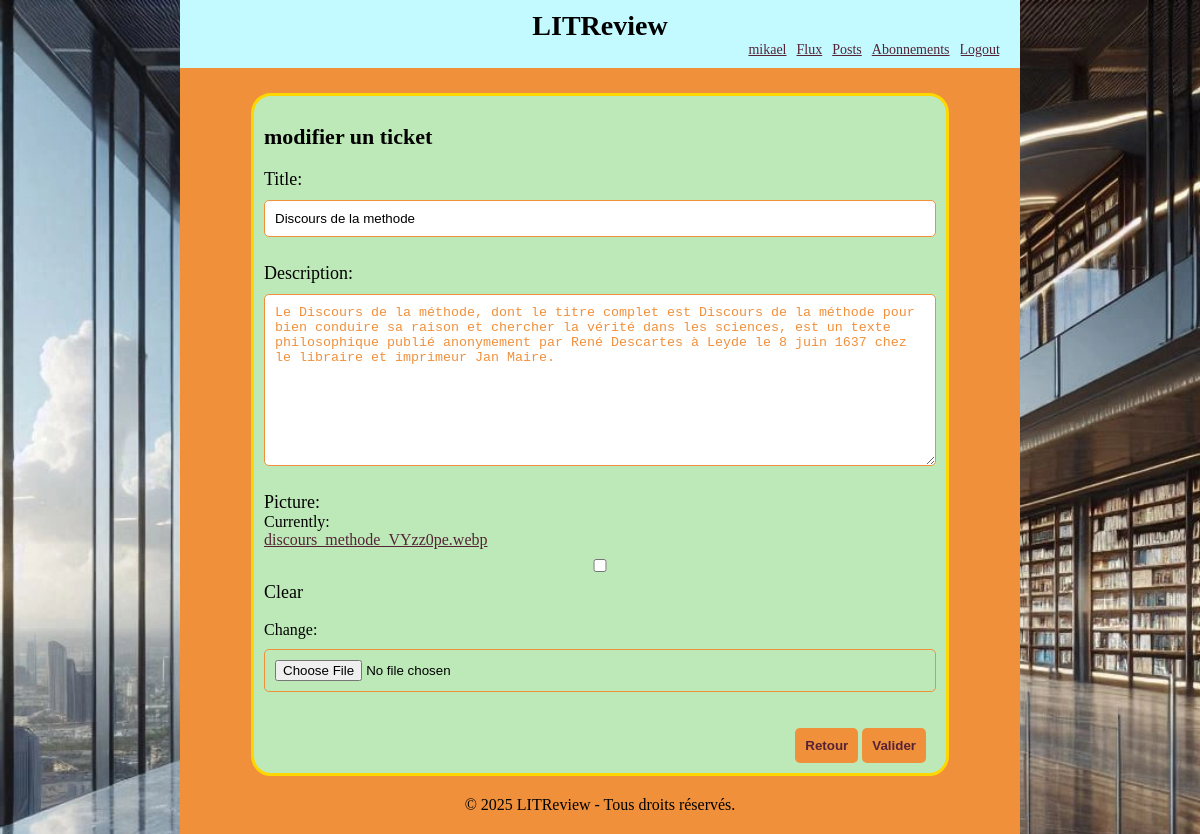
The page /tickets/2/modify-ticket/ (signed in) on the database its author committed.
### authentification/models.py (models this page shows)
class User(AbstractUser):
    email = models.EmailField(unique=True)

### reviews/models.py (models this page shows, shortened)
class Ticket(models.Model):
    title = models.CharField(max_length=128)
    description = models.TextField(max_length=2048)
    user = models.ForeignKey(settings.AUTH_USER_MODEL,
                             on_delete=models.CASCADE
                             )
    picture = models.ImageField(null=True, blank=True, upload_to='')
    time_created = models.DateTimeField(auto_now_add=True)
    IMAGE_SIZE = (141, 180)

### reviews/views.py (the view)
@login_required
def modify_ticket(request, ticket_id):
    ticket = Ticket.objects.get(id=ticket_id)
    if request.user != ticket.user:
        return redirect(reverse('flux'))
    if request.method == 'POST':
        form = TicketForm(request.POST, instance=ticket)
        if form.is_valid():
            form.save()
            return redirect(reverse('user_posts'))
    else:
        form = TicketForm(instance=ticket)
    return render(request,
                  'reviews/modify_ticket.html',
                  {'form': form, 'ticket': ticket})

### reviews/forms.py
class TicketForm(forms.ModelForm):
    class Meta:
        model = Ticket
        fields = ['title', 'description', 'picture']

### templates/reviews/modify_ticket.html (shortened to what this page needs)
{% extends 'base.html' %}
{% load static %}
{% block content %}
{% if user.is_authenticated %}
<div class="review color1">
    <h2>modifier un ticket</h2>
    <form method="post" action="{% url 'modify_ticket' ticket.id %}" enctype="multipart/form-data">
        {{ form.as_p }}
        <div class="button-group">
            <button type="button" onclick="window.location.href='{% url 'flux' %}'">Retour</button>
            <button type="submit">Valider</button>
        </div>
    </form>
</div>
{% endif %}
{% endblock %}

### templates/base.html (shortened to what this page needs)
<!DOCTYPE html>
{% load static %}
<html lang="fr">
<head>
    <link rel="stylesheet" href="{% static 'reviews/styles.css' %}">
</head>
<body >
    <section class="container">
        <header>
            <h1>LITReview</h1>
            {% if request.user.is_authenticated %}
                <nav>
                    <a href="{% url 'account' %}" >{{user.username}}</a>
                    <a href="{% url 'flux' %}" >Flux</a>
                    <a href="{% url 'user_posts' %}" >Posts</a>
                    <a href="{% url 'follow' %}" >Abonnements</a>
                    <form method="post" action="{% url 'logout' %}">
                        <input type="submit" value="Logout" />
                    </form>
                </nav>
            {% endif %}
        </header>
        <main>
            {% block content %}{% endblock content %}
        </main>
        <footer>
            &copy; 2025 LITReview - Tous droits réservés.
        </footer>
    </section>
</body>
</html>

### static/reviews/styles.css (style rules this page uses)
:root { --primary-color: #F1903B; --secondary-color: rgba(194, 250, 255); --highlight-color: #ffd700; --ticket-bg-color: rgba(189, 233, 184); --review-bg-color: rgba(194, 250, 255); --text-color: #562336; }
.color1 { background-color: var(--ticket-bg-color); }
body { margin: auto; min-height: 100vh; background: url(images/image_de_fond.webp) top center / 100% repeat-y; display:block; align-items: center; }
.container { min-height: 100vh; display: grid; grid-template-rows: auto 1fr auto; margin: auto; }
header { margin: auto; background-color: var(--secondary-color); padding: 10px 0; font-size: 24px; margin-bottom: 15px; width: 100%; }
main { text-align: center; }
nav { padding: 0 20px; display: flex; justify-content: end; font-size: 14px; gap: 10px; }
nav input { font-family: inherit; font-size: inherit; text-decoration: underline; color: var(--text-color); border: none; background: none; padding: inherit; margin: inherit; cursor: pointer; }
.review { text-align: justify; padding: 10px; border: solid #ffd700; margin: auto; width: 85%; margin-top: 10px; border-radius: 20px; }
h1 { margin: 0; text-align: center; font-size: 28px; }
h2 { font-size: 22px }
a { color: var(--text-color); }
form p { display:grid; }
form label { font-size: 18px; display: flex; align-items: anchor-center; }
input { padding: 10px; margin: 10px 0; border: 1px solid #F1903B; border-radius: 5px; display: grid; }
textarea { color: var(--primary-color); padding: 10px; margin: 10px 0; border: 1px solid var(--primary-color); border-radius: 5px; }
button { font-weight: bold; margin: auto; background-color: var(--primary-color); color: var(--text-color); border: none; padding: 10px; cursor: pointer; border-radius: 5px; }
.button-group { padding-right: 10px; text-align: end; padding-top: 10px; }
footer { text-align: center; padding: 20px; }
@media screen and (min-width: 430px) { .container { width: 70%; background-color: var(--primary-color); } }
@media screen and (min-width: 430px) { .review { width: 80%; } }

### rows shown on the page
User: username "mikael"
Ticket: title "Discours de la methode", description "Le Discours de la méthode, dont le titre complet est Discours de la méthode pour bien conduire sa raison et chercher la vérité dans les sciences, est un texte philosophique publié anonymement par René Descartes à Leyde le 8 juin 1637 chez le libraire et imprimeur Jan Maire."
